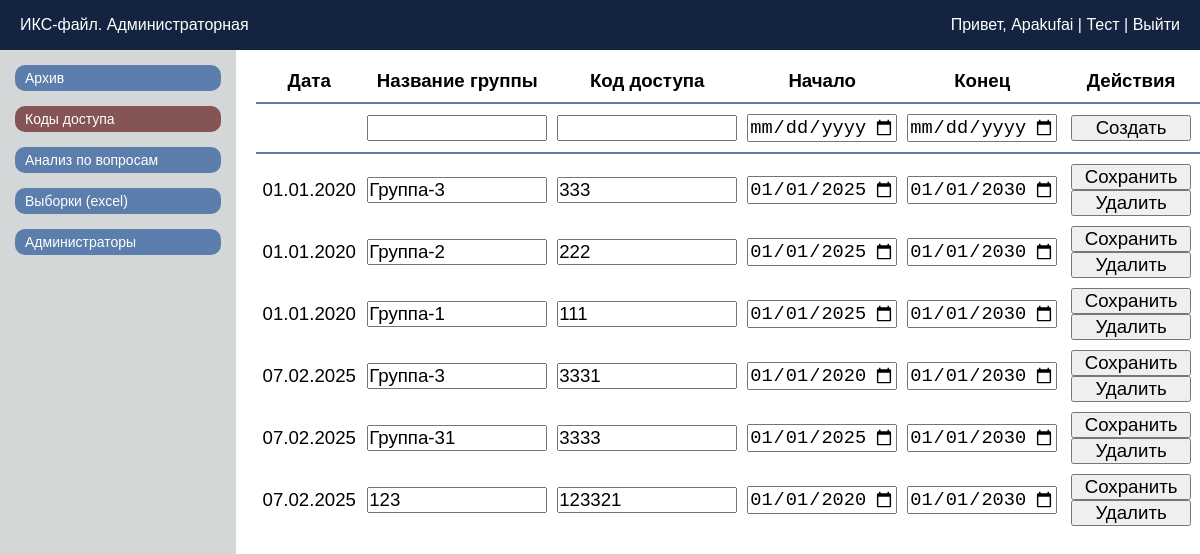
/cab_codes (signed in), run on an earlier commit of the app's database.
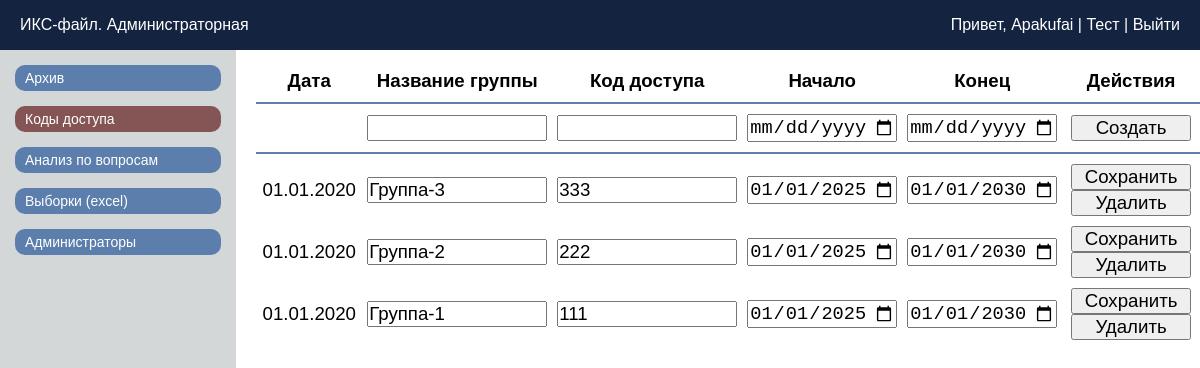
And on a later commit of the database.
### tables this page shows
CREATE TABLE ISeC_accessCodes (
    codeId TEXT PRIMARY KEY,
    testGroup TEXT UNIQUE,
    code TEXT UNIQUE,
    dateFrom TEXT,
    dateUntil TEXT
);

### app.py (the view)
@app.route('/cab_codes')
def cab_codes():
    if 'adminName' not in session:
        return redirect(url_for('cab_login'))
    conn = get_db_connection()
    cursor = conn.cursor()
    cursor.execute("SELECT codeId, testGroup, code, dateFrom, dateUntil FROM ISeC_accessCodes")
    access_codes = cursor.fetchall()
    conn.close()
    codes_list = []
    for row in access_codes:
        codes_list.append({
            'code_id': row[0],
            'test_group': row[1],
            'code': row[2],
            'start_date': datetime.strptime(row[3], '%Y-%m-%d').date().strftime('%Y-%m-%d'),
            'end_date': datetime.strptime(row[4], '%Y-%m-%d').date().strftime('%Y-%m-%d')
        })
    return render_template('cab_codes.html', accessRows=codes_list)

### app.py (called while the page is built)
def get_db_connection():
    try:
        db_path = os.path.join(os.path.dirname(__file__), 'database/ISeC_database.db')
        if not os.path.exists(db_path):
            print(f"База данных не найдена по пути: {db_path}")
        print("Попытка подключения к базе данных...")
        conn = sqlite3.connect(db_path)  # Укажите путь к вашей базе данных
        conn.row_factory = sqlite3.Row  # Позволяет обращаться к столбцам по именам
        print("Подключение успешно.")
        return conn
    except sqlite3.Error as e:
        print(f"Ошибка подключения к базе данных: {e}")
        return None

### templates/cab_codes.html (shortened to what this page needs)
<!doctype html>
<html lang="ru">
<head>
	<link rel="stylesheet" href="{{ url_for('static', filename='css/style_adminCab.css') }}">
</head>
<body>
	<header class="header">
		<div class="header_ISeC">ИКС-файл. Администраторная</div>
		<div class="header_admin">
			<span>
				Привет, <a href="{{ url_for('index') }}">{{ session['adminName'] }}</a> |
				<a href="{{ url_for('index') }}">Тест</a> |
				<a href="{{ url_for('cab_logout') }}">Выйти</a>
			</span>
		</div>
	</header>
	<main class="main">
		<div class="side_menu">
			<button class="btn_sidelink" onclick="window.location.href='http://127.0.0.1:5000/cab_archive'">
				Архив
			</button>
			<button class="btn_sidelink_actual" onclick="window.location.href='http://127.0.0.1:5000/cab_codes'">
				Коды доступа
			</button>
			<button class="btn_sidelink" onclick="window.location.href='http://127.0.0.1:5000/cab_analysis'">
				Анализ по вопросам
			</button>
			<button class="btn_sidelink" onclick="window.location.href='http://127.0.0.1:5000/cab_excelgen'">
				Выборки (excel)
			</button>
			<button class="btn_sidelink" onclick="window.location.href='http://127.0.0.1:5000/cab_admins'">
				Администраторы
			</button>
		</div>
		<div class="central_codes">
			<table>
				<thead>
					<tr class="entrycode_head">
						<th class="entrycode_head_th_0">
							<p>Дата</p>
						</th>
						<th class="entrycode_head_th_1">
							<p>Название группы</p>
						</th>
						<th class="entrycode_head_th_2">
							<p>Код доступа</p>
						</th>
						<th class="entrycode_head_th_3">
							<p>Начало</p>
						</th>
						<th class="entrycode_head_th_4">
							<p>Конец</p>
						</th>
						<th colspan="2" class="entrycode_head_th_5">
							<p>Действия</p>
						</th>
					</tr>
				</thead>
				<tbody>
					<tr class="entrycode_block_create">
						<td class="entrycode_block_td_0">
						</td>
						<td class="entrycode_block_td_1">
							<input type="text" name="test_group">
						</td>
						<td class="entrycode_block_td_2">
							<input type="text" name="code">
						</td>
						<td class="entrycode_block_td_3">
							<input type="date" name="start_date">
						</td>
						<td class="entrycode_block_td_4">
							<input type="date" name="end_date">
						</td>
						<td class="entrycode_block_td_5">
							<button onclick="createCode(this)">Создать</button>
						</td>
					</tr>
					{% for accessRow in accessRows %}
					<tr class="entrycode_block">
						<td class="entrycode_block_td_0">
							{{ accessRow.test_group[:10] }}
						</td>
						<td class="entrycode_block_td_1">
							<input type="text" name="test_group" value="{{ accessRow.test_group[11:] }}">
						</td>
						<td class="entrycode_block_td_2">
							<input type="text" name="code" value="{{ accessRow.code }}">
						</td>
						<td class="entrycode_block_td_3">
							<input type="date" name="start_date" value="{{ accessRow.start_date }}">
						</td>
						<td class="entrycode_block_td_4">
							<input type="date" name="end_date" value="{{ accessRow.end_date }}">
						</td>
						<td class="entrycode_block_td_5">
							<button code_id="{{ accessRow.code_id }}" onclick="updateCode(this)">Сохранить</button>
							<button code_id="{{ accessRow.code_id }}" test_group="{{ accessRow.test_group }}" onclick="deleteCode(this)">Удалить</button>
						</td>
					</tr>
					{% endfor %}
				</tbody>
			</table>
		</div>
	</main>
</body>
</html>

### static/css/style_adminCab.css (style rules this page uses)
* { margin: 0; padding: 0; box-sizing: border-box; }
body { font-family: Arial, sans-serif; background-color: #ffffff; }
.header { width: 100%; height: 50px; display: flex; justify-content: space-between; align-items: center; padding: 0 10px; color: #ffffff; background-color: #142440; }
.header_ISeC { padding-left: 10px; }
.header_admin { text-align: right; padding-right: 10px; }
a { text-decoration: none; color: inherit; background-color: transparent; }
.main { display: flex; flex-direction: row; }
.side_menu { padding-top: 15px; display: flex; flex-direction: column; width: 250px; background-color: #d3d7d8; height: calc(100vh - 50px); gap: 15px; }
.btn_sidelink { color: #ffffff; background-color: #5b7ead; text-align: left; font-size: 14px; margin: 0 15px; padding: 5px 0 5px 10px; border-radius: 10px; border: none; cursor: pointer; }
.btn_sidelink_actual { color: #ffffff; background-color: #855555; text-align: left; font-size: 14px; margin: 0 15px; padding: 5px 0 5px 10px; border-radius: 10px; border: none; cursor: pointer; }
.entrycode_head, .entrycode_block_create td { border-bottom: 2px solid #5b7ead; }
.entrycode_block_create td { padding: 10px 5px; }
.entrycode_head * { padding-bottom: 5px; }
.entrycode_block td { padding-top: 10px; }
.central_codes * { border-collapse: collapse; font-size: 14pt; }
.central_codes table { margin: 20px 0 0 20px; }
.entrycode_head_th_0 { width: 120px; }
.entrycode_block_td_0 { padding: 0 5px; text-align: center; }
.entrycode_head_th_1, .entrycode_block_td_1 input { width: 180px; }
.entrycode_block_td_1 { padding: 0 5px; }
.entrycode_head_th_2, .entrycode_block_td_2 input { width: 180px; }
.entrycode_block_td_2 { padding: 0 5px; }
.entrycode_head_th_3, .entrycode_block_td_3 input { width: 150px; }
.entrycode_block_td_3 { padding: 0 5px; }
.entrycode_head_th_4, .entrycode_block_td_4 input { width: 150px; }
.entrycode_block_td_4 { padding: 0 5px; }
.entrycode_block_td_5 { text-align: center; padding: 0 5px; width: 180px; }
.entrycode_block_td_5 button { width: 120px; }

What changed in the data, as far as the page shows it:
removed ISeC_accessCodes: testGroup "07.02.2025", test_group "Группа-3", code "3331", start_date "01/01/2020", end_date "01/01/2030"
removed ISeC_accessCodes: testGroup "07.02.2025", test_group "Группа-31", code "3333", start_date "01/01/2025", end_date "01/01/2030"
removed ISeC_accessCodes: testGroup "07.02.2025", test_group "123", code "123321", start_date "01/01/2020", end_date "01/01/2030"
